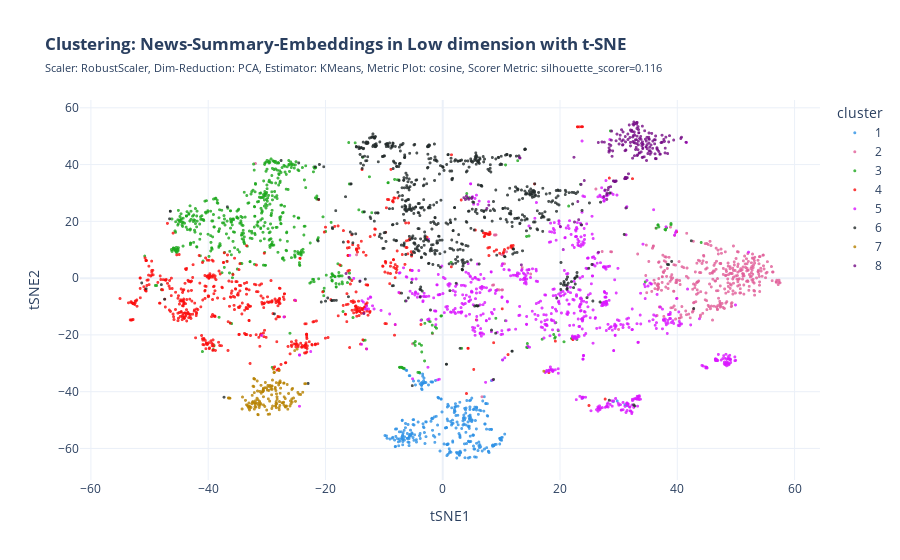
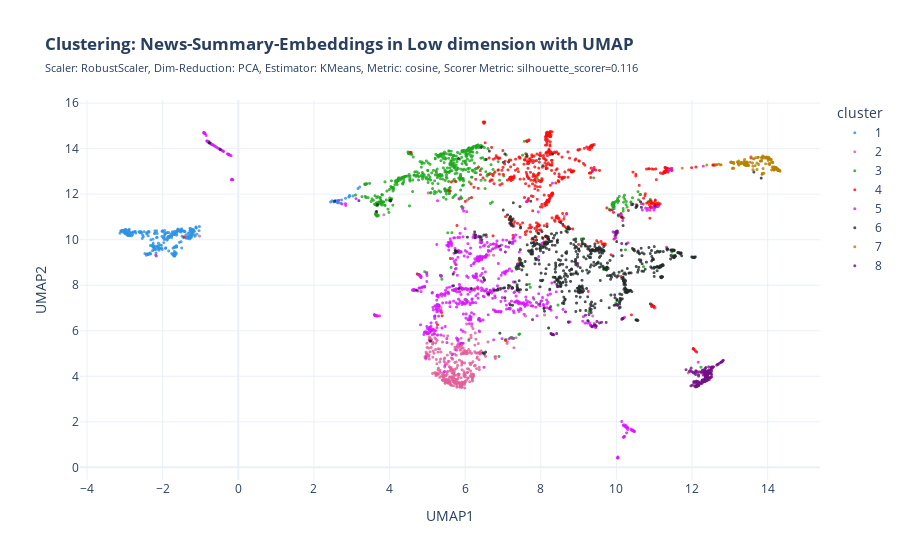

The notebook cell saved with these charts, in order:
### Code cell
tsne_plot_2d(df_embed, best_model.best_estimator_, silhouette_scorer, "cosine")
umap_plot_2d(df_embed, best_model.best_estimator_, silhouette_scorer, "cosine")

### Figure 1 — Plotly figure (JSON) as saved in the notebook; plotly's stock layout.template omitted (floating-point values rounded to 4 significant figures; data arrays with more than 128 entries replaced by an {"elided": "..."} marker saying what was removed)
{"data": [{"hovertemplate": "cluster=1<br>tSNE1=%{x}<br>tSNE2=%{y}<extra></extra>", "legendgroup": "1", "marker": {"color": "#2E91E5", "opacity": 0.8, "size": 3, "symbol": "circle"}, "mode": "markers", "name": "1", "showlegend": true, "type": "scattergl", "x": {"elided": "300 float values"}, "xaxis": "x", "y": {"elided": "300 float values"}, "yaxis": "y"}, {"hovertemplate": "cluster=2<br>tSNE1=%{x}<br>tSNE2=%{y}<extra></extra>", "legendgroup": "2", "marker": {"color": "#E15F99", "opacity": 0.8, "size": 3, "symbol": "circle"}, "mode": "markers", "name": "2", "showlegend": true, "type": "scattergl", "x": {"elided": "353 float values"}, "xaxis": "x", "y": {"elided": "353 float values"}, "yaxis": "y"}, {"hovertemplate": "cluster=3<br>tSNE1=%{x}<br>tSNE2=%{y}<extra></extra>", "legendgroup": "3", "marker": {"color": "#1CA71C", "opacity": 0.8, "size": 3, "symbol": "circle"}, "mode": "markers", "name": "3", "showlegend": true, "type": "scattergl", "x": {"elided": "556 float values"}, "xaxis": "x", "y": {"elided": "556 float values"}, "yaxis": "y"}, {"hovertemplate": "cluster=4<br>tSNE1=%{x}<br>tSNE2=%{y}<extra></extra>", "legendgroup": "4", "marker": {"color": "#FB0D0D", "opacity": 0.8, "size": 3, "symbol": "circle"}, "mode": "markers", "name": "4", "showlegend": true, "type": "scattergl", "x": {"elided": "614 float values"}, "xaxis": "x", "y": {"elided": "614 float values"}, "yaxis": "y"}, {"hovertemplate": "cluster=5<br>tSNE1=%{x}<br>tSNE2=%{y}<extra></extra>", "legendgroup": "5", "marker": {"color": "#DA16FF", "opacity": 0.8, "size": 3, "symbol": "circle"}, "mode": "markers", "name": "5", "showlegend": true, "type": "scattergl", "x": {"elided": "743 float values"}, "xaxis": "x", "y": {"elided": "743 float values"}, "yaxis": "y"}, {"hovertemplate": "cluster=6<br>tSNE1=%{x}<br>tSNE2=%{y}<extra></extra>", "legendgroup": "6", "marker": {"color": "#222A2A", "opacity": 0.8, "size": 3, "symbol": "circle"}, "mode": "markers", "name": "6", "showlegend": true, "type": "scattergl", "x": {"elided": "653 float values"}, "xaxis": "x", "y": {"elided": "653 float values"}, "yaxis": "y"}, {"hovertemplate": "cluster=7<br>tSNE1=%{x}<br>tSNE2=%{y}<extra></extra>", "legendgroup": "7", "marker": {"color": "#B68100", "opacity": 0.8, "size": 3, "symbol": "circle"}, "mode": "markers", "name": "7", "showlegend": true, "type": "scattergl", "x": {"elided": "139 float values"}, "xaxis": "x", "y": {"elided": "139 float values"}, "yaxis": "y"}, {"hovertemplate": "cluster=8<br>tSNE1=%{x}<br>tSNE2=%{y}<extra></extra>", "legendgroup": "8", "marker": {"color": "#750D86", "opacity": 0.8, "size": 3, "symbol": "circle"}, "mode": "markers", "name": "8", "showlegend": true, "type": "scattergl", "x": {"elided": "193 float values"}, "xaxis": "x", "y": {"elided": "193 float values"}, "yaxis": "y"}], "layout": {"legend": {"title": {"text": "cluster"}, "tracegroupgap": 0}, "title": {"text": "<b>Clustering: News-Summary-Embeddings in Low dimension with t-SNE</b><br><span style='font-size: 11px;'>Scaler: RobustScaler, Dim-Reduction: PCA, Estimator: KMeans, Metric Plot: cosine, Scorer Metric: silhouette_scorer=0.116</span>"}, "xaxis": {"anchor": "y", "domain": [0, 1], "title": {"text": "tSNE1"}}, "yaxis": {"anchor": "x", "domain": [0, 1], "title": {"text": "tSNE2"}}}}

### Figure 2 — Plotly figure (JSON) as saved in the notebook; plotly's stock layout.template omitted (floating-point values rounded to 4 significant figures; data arrays with more than 128 entries replaced by an {"elided": "..."} marker saying what was removed)
{"data": [{"hovertemplate": "cluster=1<br>UMAP1=%{x}<br>UMAP2=%{y}<extra></extra>", "legendgroup": "1", "marker": {"color": "#2E91E5", "opacity": 0.8, "size": 3, "symbol": "circle"}, "mode": "markers", "name": "1", "showlegend": true, "type": "scattergl", "x": {"elided": "300 float values"}, "xaxis": "x", "y": {"elided": "300 float values"}, "yaxis": "y"}, {"hovertemplate": "cluster=2<br>UMAP1=%{x}<br>UMAP2=%{y}<extra></extra>", "legendgroup": "2", "marker": {"color": "#E15F99", "opacity": 0.8, "size": 3, "symbol": "circle"}, "mode": "markers", "name": "2", "showlegend": true, "type": "scattergl", "x": {"elided": "353 float values"}, "xaxis": "x", "y": {"elided": "353 float values"}, "yaxis": "y"}, {"hovertemplate": "cluster=3<br>UMAP1=%{x}<br>UMAP2=%{y}<extra></extra>", "legendgroup": "3", "marker": {"color": "#1CA71C", "opacity": 0.8, "size": 3, "symbol": "circle"}, "mode": "markers", "name": "3", "showlegend": true, "type": "scattergl", "x": {"elided": "555 float values"}, "xaxis": "x", "y": {"elided": "555 float values"}, "yaxis": "y"}, {"hovertemplate": "cluster=4<br>UMAP1=%{x}<br>UMAP2=%{y}<extra></extra>", "legendgroup": "4", "marker": {"color": "#FB0D0D", "opacity": 0.8, "size": 3, "symbol": "circle"}, "mode": "markers", "name": "4", "showlegend": true, "type": "scattergl", "x": {"elided": "615 float values"}, "xaxis": "x", "y": {"elided": "615 float values"}, "yaxis": "y"}, {"hovertemplate": "cluster=5<br>UMAP1=%{x}<br>UMAP2=%{y}<extra></extra>", "legendgroup": "5", "marker": {"color": "#DA16FF", "opacity": 0.8, "size": 3, "symbol": "circle"}, "mode": "markers", "name": "5", "showlegend": true, "type": "scattergl", "x": {"elided": "741 float values"}, "xaxis": "x", "y": {"elided": "741 float values"}, "yaxis": "y"}, {"hovertemplate": "cluster=6<br>UMAP1=%{x}<br>UMAP2=%{y}<extra></extra>", "legendgroup": "6", "marker": {"color": "#222A2A", "opacity": 0.8, "size": 3, "symbol": "circle"}, "mode": "markers", "name": "6", "showlegend": true, "type": "scattergl", "x": {"elided": "655 float values"}, "xaxis": "x", "y": {"elided": "655 float values"}, "yaxis": "y"}, {"hovertemplate": "cluster=7<br>UMAP1=%{x}<br>UMAP2=%{y}<extra></extra>", "legendgroup": "7", "marker": {"color": "#B68100", "opacity": 0.8, "size": 3, "symbol": "circle"}, "mode": "markers", "name": "7", "showlegend": true, "type": "scattergl", "x": {"elided": "139 float values"}, "xaxis": "x", "y": {"elided": "139 float values"}, "yaxis": "y"}, {"hovertemplate": "cluster=8<br>UMAP1=%{x}<br>UMAP2=%{y}<extra></extra>", "legendgroup": "8", "marker": {"color": "#750D86", "opacity": 0.8, "size": 3, "symbol": "circle"}, "mode": "markers", "name": "8", "showlegend": true, "type": "scattergl", "x": {"elided": "193 float values"}, "xaxis": "x", "y": {"elided": "193 float values"}, "yaxis": "y"}], "layout": {"legend": {"title": {"text": "cluster"}, "tracegroupgap": 0}, "title": {"text": "<b>Clustering: News-Summary-Embeddings in Low dimension with UMAP</b><br><span style='font-size: 11px;'>Scaler: RobustScaler, Dim-Reduction: PCA, Estimator: KMeans, Metric: cosine, Scorer Metric: silhouette_scorer=0.116</span>"}, "xaxis": {"anchor": "y", "domain": [0, 1], "title": {"text": "UMAP1"}}, "yaxis": {"anchor": "x", "domain": [0, 1], "title": {"text": "UMAP2"}}}}
